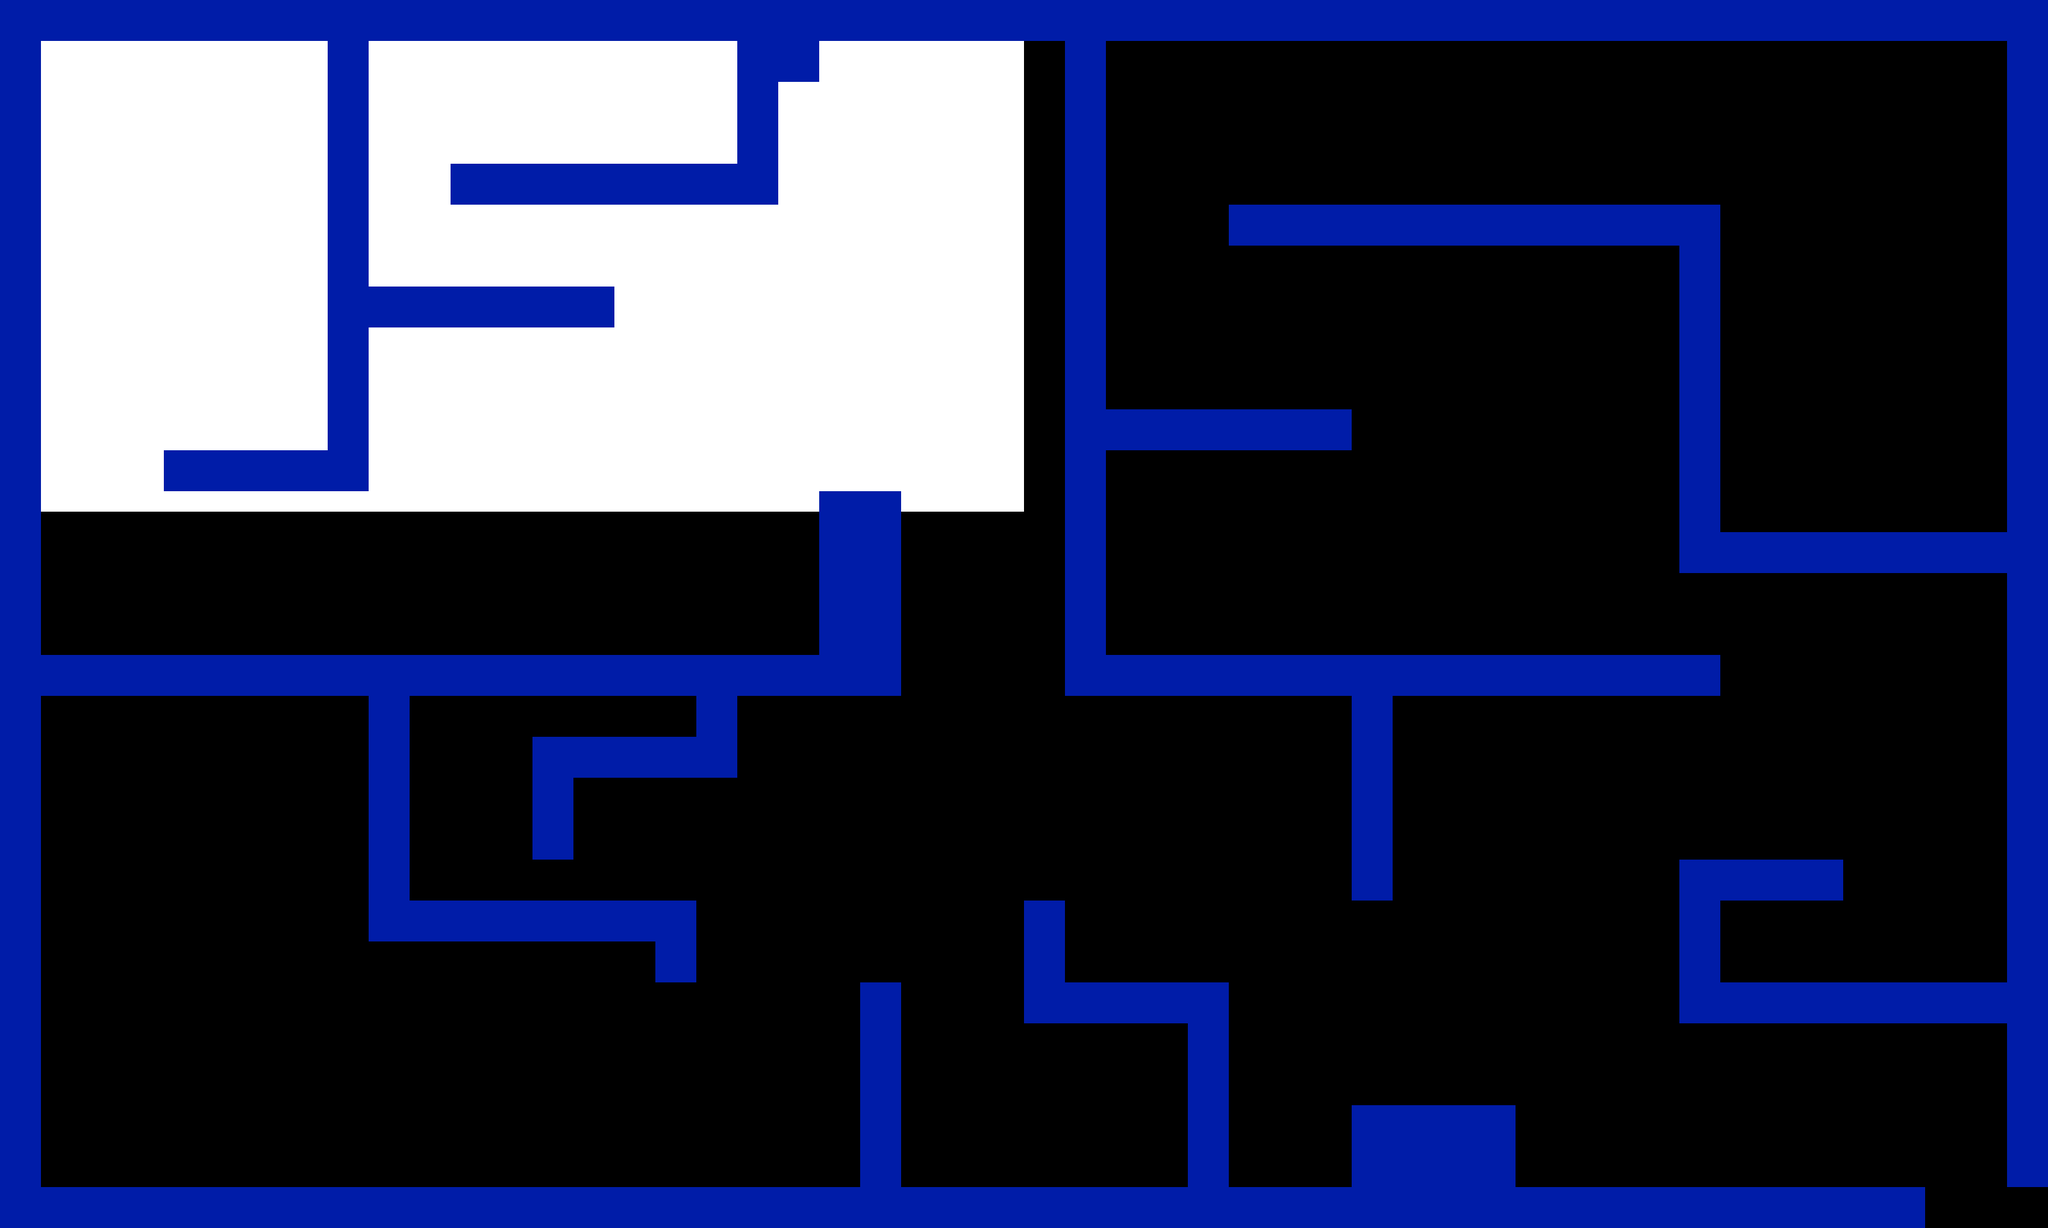

The image is a tile-based game level rendered from a .tmx file. Its description and source (layers, tilesets, objects; grid data summarised) follow:
An orthogonal 50x30 tile map with 64x64 px tiles, 1 tile layer (ForegroundPlatformLayer), 1 image layer.

<map version="1.0" orientation="orthogonal" renderorder="right-down" width="50" height="30" tilewidth="64" tileheight="64" nextobjectid="1">
 <properties>
  <property name="france" value="spain" />
 </properties>
 <tileset firstgid="1" name="SandstonePlatforms" tilewidth="64" tileheight="64">
  <properties>
   <property name="salt" value="pepper" />
  </properties>
  <image source="SandstonePlatforms.png" width="640" height="400" />
  <tile id="0">
   <properties>
    <property name="absolutely" value="nothing" />
   </properties>
  </tile>
  <tile id="1">
   <properties>
    <property name="collidable" value="true" />
    <property name="jesse" value="was here" />
   </properties>
  </tile>
  <tile id="2">
   <properties>
    <property name="collidable" value="true" />
    <property name="wikipedia" value="my love" />
   </properties>
  </tile>
  <tile id="3">
   <properties>
    <property name="collidable" value="true" />
   </properties>
  </tile>
  <tile id="4">
   <properties>
    <property name="collidable" value="true" />
   </properties>
  </tile>
  <tile id="5">
   <properties>
    <property name="collidable" value="true" />
   </properties>
  </tile>
  <tile id="6">
   <properties>
    <property name="collidable" value="true" />
   </properties>
  </tile>
  <tile id="7">
   <properties>
    <property name="collidable" value="true" />
   </properties>
  </tile>
  <tile id="8">
   <properties>
    <property name="collidable" value="true" />
    <property name="wow" value="much doge" />
   </properties>
  </tile>
  <tile id="9">
   <properties>
    <property name="collidable" value="true" />
   </properties>
  </tile>
  <tile id="10">
   <properties>
    <property name="collidable" value="true" />
   </properties>
  </tile>
  <tile id="11">
   <properties>
    <property name="collidable" value="true" />
   </properties>
  </tile>
  <tile id="12">
   <properties>
    <property name="collidable" value="true" />
   </properties>
  </tile>
  <tile id="13">
   <properties>
    <property name="collidable" value="true" />
   </properties>
  </tile>
  <tile id="14">
   <properties>
    <property name="collidable" value="true" />
   </properties>
  </tile>
  <tile id="15">
   <properties>
    <property name="collidable" value="true" />
   </properties>
  </tile>
  <tile id="16">
   <properties>
    <property name="collidable" value="true" />
   </properties>
  </tile>
  <tile id="17">
   <properties>
    <property name="collidable" value="true" />
   </properties>
  </tile>
  <tile id="18">
   <properties>
    <property name="collidable" value="true" />
   </properties>
  </tile>
  <tile id="19">
   <properties>
    <property name="collidable" value="true" />
   </properties>
  </tile>
  <tile id="20">
   <properties>
    <property name="collidable" value="true" />
   </properties>
  </tile>
  <tile id="21">
   <properties>
    <property name="collidable" value="true" />
   </properties>
  </tile>
  <tile id="22">
   <properties>
    <property name="collidable" value="true" />
   </properties>
  </tile>
  <tile id="23">
   <properties>
    <property name="collidable" value="true" />
   </properties>
  </tile>
  <tile id="24">
   <properties>
    <property name="collidable" value="true" />
   </properties>
  </tile>
  <tile id="25">
   <properties>
    <property name="collidable" value="true" />
   </properties>
  </tile>
  <tile id="26">
   <properties>
    <property name="collidable" value="true" />
   </properties>
  </tile>
  <tile id="27">
   <properties>
    <property name="collidable" value="true" />
   </properties>
  </tile>
  <tile id="28">
   <properties>
    <property name="collidable" value="true" />
   </properties>
  </tile>
  <tile id="29">
   <properties>
    <property name="collidable" value="true" />
   </properties>
  </tile>
  <tile id="30">
   <properties>
    <property name="collidable" value="true" />
   </properties>
  </tile>
  <tile id="31">
   <properties>
    <property name="collidable" value="true" />
   </properties>
  </tile>
  <tile id="32">
   <properties>
    <property name="collidable" value="true" />
   </properties>
  </tile>
  <tile id="33">
   <properties>
    <property name="collidable" value="true" />
   </properties>
  </tile>
  <tile id="34">
   <properties>
    <property name="collidable" value="true" />
   </properties>
  </tile>
  <tile id="35">
   <properties>
    <property name="collidable" value="true" />
   </properties>
  </tile>
  <tile id="36">
   <properties>
    <property name="collidable" value="true" />
   </properties>
  </tile>
  <tile id="37">
   <properties>
    <property name="collidable" value="true" />
   </properties>
  </tile>
  <tile id="38">
   <properties>
    <property name="collidable" value="true" />
   </properties>
  </tile>
  <tile id="39">
   <properties>
    <property name="collidable" value="true" />
   </properties>
  </tile>
  <tile id="40">
   <properties>
    <property name="collidable" value="true" />
   </properties>
  </tile>
  <tile id="41">
   <properties>
    <property name="collidable" value="true" />
   </properties>
  </tile>
  <tile id="42">
   <properties>
    <property name="collidable" value="true" />
   </properties>
  </tile>
  <tile id="43">
   <properties>
    <property name="collidable" value="true" />
   </properties>
  </tile>
  <tile id="44">
   <properties>
    <property name="collidable" value="true" />
   </properties>
  </tile>
  <tile id="45">
   <properties>
    <property name="collidable" value="true" />
   </properties>
  </tile>
  <tile id="46">
   <properties>
    <property name="collidable" value="true" />
   </properties>
  </tile>
  <tile id="47">
   <properties>
    <property name="collidable" value="true" />
   </properties>
  </tile>
  <tile id="48">
   <properties>
    <property name="collidable" value="true" />
   </properties>
  </tile>
  <tile id="49">
   <properties>
    <property name="collidable" value="true" />
   </properties>
  </tile>
  <tile id="50">
   <properties>
    <property name="collidable" value="true" />
   </properties>
  </tile>
  <tile id="51">
   <properties>
    <property name="collidable" value="true" />
   </properties>
  </tile>
  <tile id="52">
   <properties>
    <property name="collidable" value="true" />
   </properties>
  </tile>
  <tile id="53">
   <properties>
    <property name="collidable" value="true" />
   </properties>
  </tile>
  <tile id="54">
   <properties>
    <property name="collidable" value="true" />
   </properties>
  </tile>
  <tile id="55">
   <properties>
    <property name="collidable" value="true" />
   </properties>
  </tile>
  <tile id="56">
   <properties>
    <property name="collidable" value="true" />
   </properties>
  </tile>
  <tile id="57">
   <properties>
    <property name="collidable" value="true" />
   </properties>
  </tile>
  <tile id="58">
   <properties>
    <property name="collidable" value="true" />
   </properties>
  </tile>
  <tile id="59">
   <properties>
    <property name="collidable" value="true" />
   </properties>
  </tile>
 </tileset>
 <imagelayer name="BackgroundImageLayer" x="1" y="2">
  <image source="DesertSunset.png" />
  <properties>
   <property name="collidable" value="false" />
   <property name="imageheight" value="800" />
   <property name="imagewidth" value="1600" />
   <property name="steak" value="ferrari" />
  </properties>
 </imagelayer>
 <layer name="ForegroundPlatformLayer" width="50" height="30">
  <properties>
   <property name="apples" value="oranges" />
   <property name="collidable" value="true" />
  </properties>
  <data>[1500 cells, 344 non-empty, 1 distinct tile ids]</data>
 </layer>
</map>